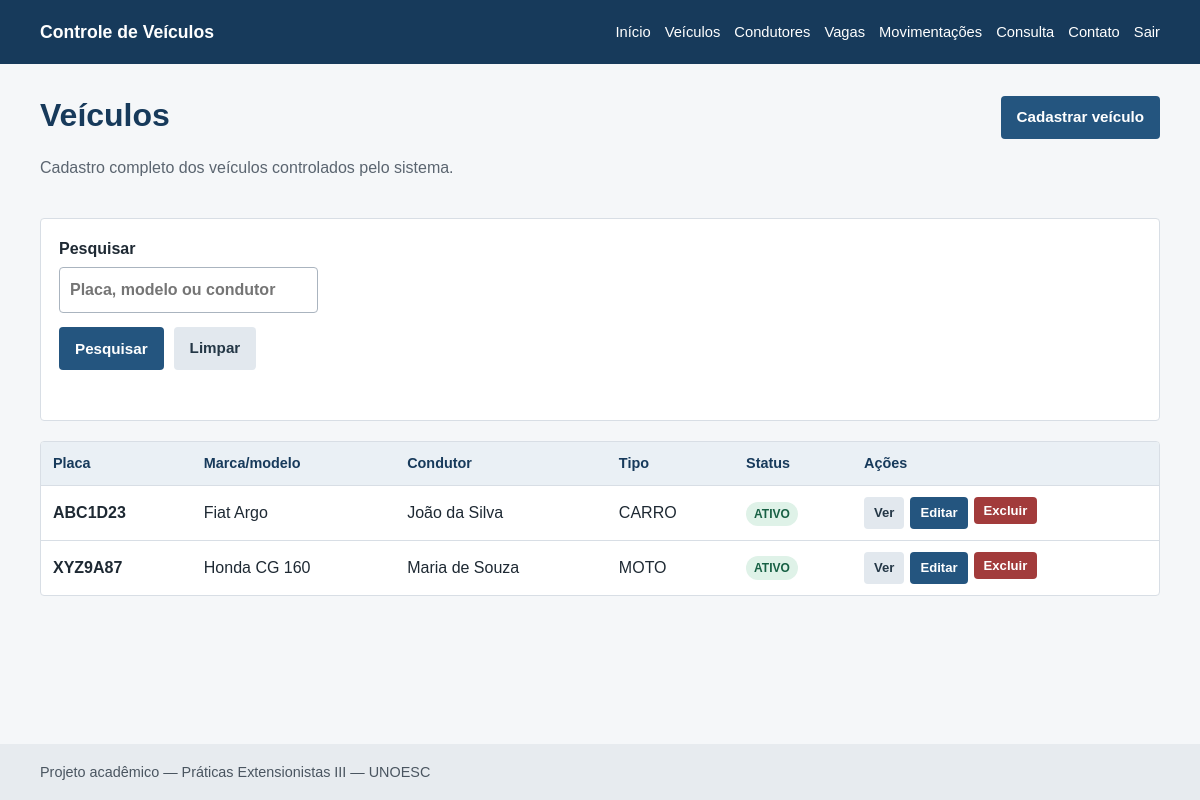
/veiculos/index.php (signed in), run on the app's committed database.
### tables this page shows
CREATE TABLE veiculos (
    id_veiculo INT UNSIGNED AUTO_INCREMENT PRIMARY KEY,
    id_condutor INT UNSIGNED NOT NULL,
    placa VARCHAR(8) NOT NULL UNIQUE,
    marca VARCHAR(50) NOT NULL,
    modelo VARCHAR(80) NOT NULL,
    cor VARCHAR(40) NOT NULL,
    ano_modelo SMALLINT UNSIGNED NULL,
    tipo_veiculo ENUM('CARRO', 'MOTO', 'UTILITARIO', 'OUTRO') NOT NULL DEFAULT 'CARRO',
    observacao VARCHAR(255) NULL,
    status ENUM('ATIVO', 'INATIVO') NOT NULL DEFAULT 'ATIVO',
    created_at DATETIME NOT NULL DEFAULT CURRENT_TIMESTAMP,
    updated_at DATETIME NOT NULL DEFAULT CURRENT_TIMESTAMP ON UPDATE CURRENT_TIMESTAMP,
    CONSTRAINT fk_veiculos_condutor FOREIGN KEY (id_condutor)
        REFERENCES condutores (id_condutor)
        ON UPDATE CASCADE ON DELETE RESTRICT,
    INDEX idx_veiculos_placa (placa),
    INDEX idx_veiculos_modelo (modelo)
);

CREATE TABLE condutores (
    id_condutor INT UNSIGNED AUTO_INCREMENT PRIMARY KEY,
    nome VARCHAR(120) NOT NULL,
    cpf CHAR(11) NULL UNIQUE,
    telefone VARCHAR(20) NULL,
    email VARCHAR(150) NULL,
    tipo_condutor ENUM('FUNCIONARIO', 'VISITANTE', 'PRESTADOR', 'OUTRO') NOT NULL DEFAULT 'VISITANTE',
    unidade_setor VARCHAR(100) NULL,
    status ENUM('ATIVO', 'INATIVO') NOT NULL DEFAULT 'ATIVO',
    created_at DATETIME NOT NULL DEFAULT CURRENT_TIMESTAMP,
    updated_at DATETIME NOT NULL DEFAULT CURRENT_TIMESTAMP ON UPDATE CURRENT_TIMESTAMP,
    INDEX idx_condutores_nome (nome)
);

### src/includes/helpers.php (called while the page is built, shortened)
<?php
function e(?string $value): string
{
    return htmlspecialchars($value ?? '', ENT_QUOTES, 'UTF-8');
}

### src/config/database.php (called while the page is built, shortened)
<?php
function db(): PDO
{
    static $pdo = null;
    try {
        $pdo = new PDO(
            'mysql:host=' . DB_HOST . ';dbname=' . DB_NAME . ';charset=utf8mb4',
            DB_USER,
            DB_PASS,
            [
                PDO::ATTR_ERRMODE => PDO::ERRMODE_EXCEPTION,
                PDO::ATTR_DEFAULT_FETCH_MODE => PDO::FETCH_ASSOC,
                PDO::ATTR_EMULATE_PREPARES => false,
            ]
        );
    } catch (PDOException $e) {
        http_response_code(500);
        exit('Não foi possível conectar ao banco de dados. Confira a configuração em src/config/database.php.');
    }
    return $pdo;
}

### src/veiculos/index.php (the view, shortened to what this page needs)
<?php
require_once __DIR__ . '/../config/database.php';
$busca = trim((string) ($_GET['busca'] ?? ''));
$sql = "SELECT v.*, c.nome AS condutor FROM veiculos v JOIN condutores c ON c.id_condutor = v.id_condutor";
$params = [];
$sql .= ' ORDER BY v.placa';
$stmt = db()->prepare($sql);
$stmt->execute($params);
$veiculos = $stmt->fetchAll();
require __DIR__ . '/../includes/header.php';
?>
<div class="page-heading"><div><h1>Veículos</h1><p>Cadastro completo dos veículos controlados pelo sistema.</p></div><a class="button" href="form.php">Cadastrar veículo</a></div>
<form class="filters" method="get"><div class="form-grid"><label>Pesquisar<input name="busca" value="<?= e($busca) ?>" placeholder="Placa, modelo ou condutor"></label></div><div class="action-row"><button class="button" type="submit">Pesquisar</button><a class="button button-light" href="index.php">Limpar</a></div></form>
<?php if (!$veiculos): ?><p class="empty-state">Nenhum veículo encontrado.</p><?php else: ?>
<div class="table-wrap"><table><thead><tr><th>Placa</th><th>Marca/modelo</th><th>Condutor</th><th>Tipo</th><th>Status</th><th>Ações</th></tr></thead><tbody>
<?php foreach ($veiculos as $v): ?><tr><td class="nowrap"><strong><?= e($v['placa']) ?></strong></td><td><?= e($v['marca'] . ' ' . $v['modelo']) ?></td><td><?= e($v['condutor']) ?></td><td><?= e($v['tipo_veiculo']) ?></td><td><span class="badge badge-<?= strtolower($v['status']) ?>"><?= e($v['status']) ?></span></td><td><div class="table-actions"><a class="button button-small button-light" href="visualizar.php?id=<?= (int)$v['id_veiculo'] ?>">Ver</a><a class="button button-small" href="form.php?id=<?= (int)$v['id_veiculo'] ?>">Editar</a><form class="inline-form" method="post" action="excluir.php" data-confirm="Deseja excluir este veículo?"><input type="hidden" name="csrf_token" value="<?= e(csrf_token()) ?>"><input type="hidden" name="id" value="<?= (int)$v['id_veiculo'] ?>"><button class="button button-small button-danger" type="submit">Excluir</button></form></div></td></tr><?php endforeach; ?>
</tbody></table></div><?php endif; ?>
<?php require __DIR__ . '/../includes/footer.php'; ?>

### src/css/style.css (style rules this page uses)
:root { --blue:#24557f;--blue-dark:#173a5b;--blue-soft:#eaf2f8;--green:#237a57;--red:#a23b3b;--gray:#5b6570;--line:#d8dee5;--bg:#f5f7f9;--white:#fff }
* { box-sizing:border-box }
body { margin:0;font-family:Arial,sans-serif;color:#1e2933;background:var(--bg);line-height:1.5 }
h1,h2 { color:var(--blue-dark);line-height:1.2 }
h1 { margin-top:0 }
.muted,.page-heading p { color:var(--gray) }
.page-heading { display:flex;align-items:flex-start;justify-content:space-between;gap:20px;margin-bottom:22px }
.action-row { display:flex;gap:10px;flex-wrap:wrap;margin-bottom:32px }
.button { display:inline-block;border:0;border-radius:4px;background:var(--blue);color:#fff;padding:10px 16px;text-decoration:none;font-weight:700;cursor:pointer;font-size:.95rem }
.button-danger { background:var(--red) }
.button-light { background:#e2e8ee;color:#243746 }
.button-small { padding:6px 10px;font-size:.82rem }
form label { display:block;font-weight:700;margin:0 0 14px }
input,select,textarea { display:block;width:100%;margin-top:6px;padding:10px;border:1px solid #aab4bf;border-radius:4px;background:#fff;font:inherit }
.form-grid { display:grid;grid-template-columns:1fr 1fr;gap:0 16px }
.table-wrap { overflow-x:auto;background:#fff;border:1px solid var(--line);border-radius:4px }
table { width:100%;border-collapse:collapse }
th,td { text-align:left;padding:11px 12px;border-bottom:1px solid var(--line);vertical-align:middle }
th { background:#eaf0f5;color:var(--blue-dark);font-size:.9rem }
tr:last-child td { border-bottom:0 }
.table-actions { display:flex;gap:6px;flex-wrap:wrap }
.badge { display:inline-block;padding:3px 8px;border-radius:999px;font-size:.75rem;font-weight:700 }
.badge-aberta,.badge-ativo,.badge-livre { background:#dff2e8;color:#176044 }
.filters { background:#fff;border:1px solid var(--line);padding:18px;margin-bottom:20px;border-radius:4px }
.filters .form-grid { grid-template-columns:repeat(4,1fr) }
.inline-form { display:inline }
.nowrap { white-space:nowrap }

### data on the page
veiculos: placa "ABC1D23", marca+modelo "Fiat Argo", id_condutor.nome "João da Silva", tipo_veiculo "CARRO", status "ATIVO"
veiculos: placa "XYZ9A87", marca+modelo "Honda CG 160", id_condutor.nome "Maria de Souza", tipo_veiculo "MOTO", status "ATIVO"
